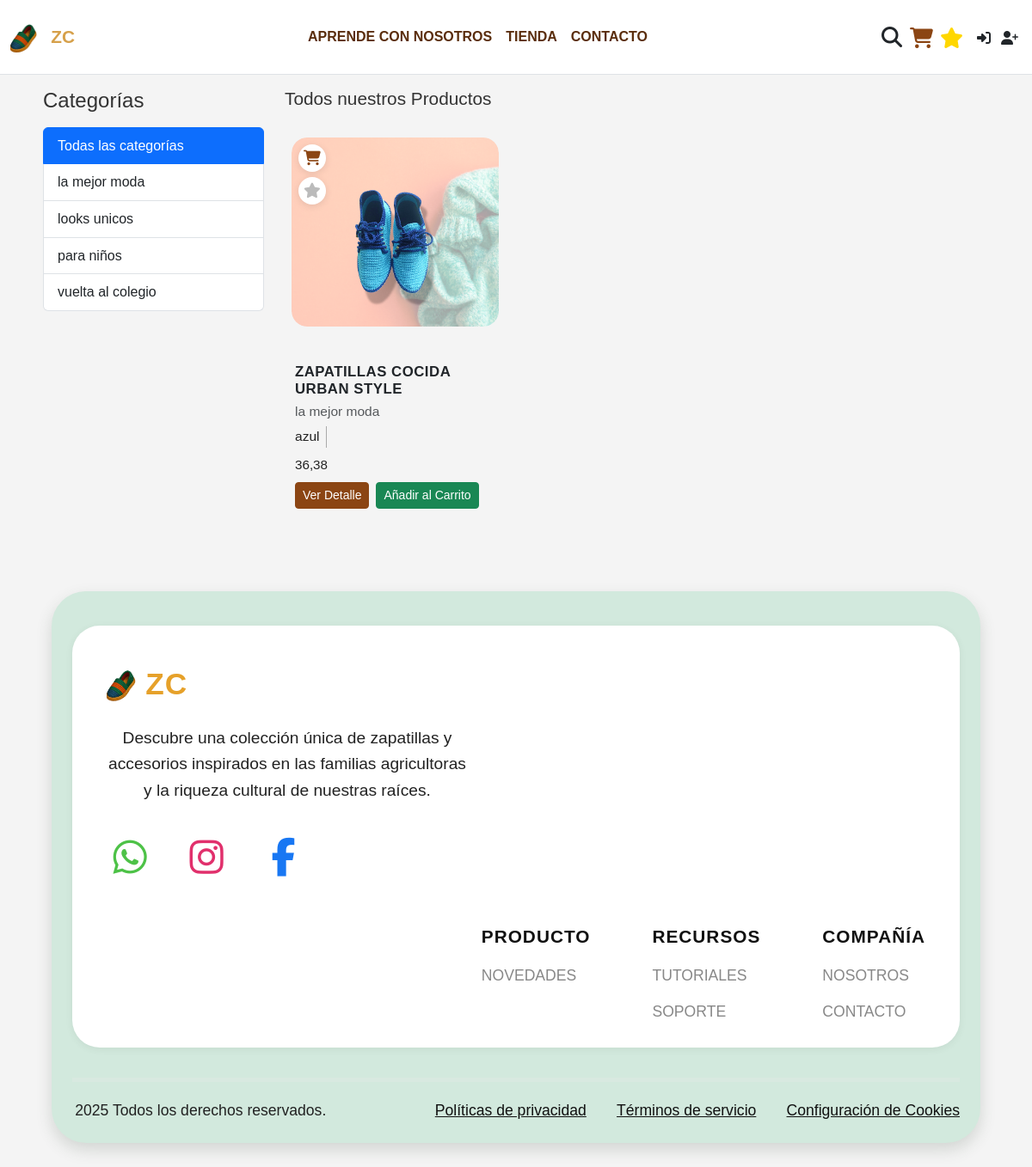
/productos/, run on the app's committed database.
### productos/models.py (models this page shows, shortened)
class Categoria(models.Model):
    nombre = models.CharField(max_length=100, unique=True)
    slug = models.SlugField(max_length=100, unique=True, help_text="URL amigable (ej: zapatos-mujer)")
    descripcion = models.TextField(blank=True, null=True)
    FONDO_CHOICES = [
        ('imagen1defondo.png', 'tarjetas'),
        ('tarjeta1.png', 'tarjeta1'),
        ('tarjeta2.png', 'tarjeta2'),
        ('tarjeta3.png', 'tarjeta3'),
    ]
    imagen_fondo = models.CharField(
        max_length=64,
        choices=FONDO_CHOICES,
        default='fondo.png',
        help_text="Imagen de fondo de la tarjeta (elige una de las imágenes del proyecto)"
    )
    imagen_principal = models.ImageField(upload_to='productos_categoria/', blank=True, null=True, help_text="Imagen principal del producto para mostrar en la tarjeta de la categoría")
    class Meta:
        verbose_name_plural = "Categorías"
        ordering = ['nombre']

class Producto(models.Model):
    categoria = models.ForeignKey(Categoria, related_name='productos', on_delete=models.CASCADE)
    nombre = models.CharField(max_length=200)
    slug = models.SlugField(max_length=200, unique=True, help_text="URL amigable (ej: zapato-flor)")
    descripcion = models.TextField()
    precio = models.DecimalField(max_digits=10, decimal_places=2)
    imagen_principal = models.ImageField(upload_to='productos/', blank=True, null=True, help_text="Imagen principal del producto")
    stock = models.PositiveIntegerField(default=0)
    disponible = models.BooleanField(default=True)
    creado = models.DateTimeField(auto_now_add=True)
    actualizado = models.DateTimeField(auto_now=True)
    FONDO_CHOICES = [
        ('fondo_zapatos_rosados.png', 'Zapatos Rosados'),
        ('tarjeta4.png', 'Tarjeta 4'),
        ('tarjeta5.png', 'Tarjeta 5'),
        ('tarjeta7.png', 'Tarjeta 7'),
        ('tarjeta8.png', 'Tarjeta 8'),
    ]
    imagen_fondo = models.CharField(
        max_length=64,
        choices=FONDO_CHOICES,
        default='fondo_zapatos_rosados.png',
        help_text="Imagen de fondo de la tarjeta del producto (elige una de las imágenes del proyecto)"
    )
    tallas = models.CharField(max_length=120, blank=True, help_text="Ejemplo: 36,37,38,39")
    colores = models.CharField(max_length=120, blank=True, help_text="Ejemplo: Rojo, Azul, Verde")
    class Meta:
        ordering = ['-creado']
        index_together = (('id', 'slug'),)
    def get_absolute_url(self):
        return reverse('productos:detalle_producto', args=[self.id, self.slug])

### productos/views.py (the view)
# urls.py: path('', views.lista_productos, name='lista_productos'),
def lista_productos(request, categoria_slug=None):
    categoria_seleccionada = None
    if categoria_slug:
        categoria_seleccionada = get_object_or_404(Categoria, slug=categoria_slug)
        productos = Producto.objects.filter(disponible=True, categoria=categoria_seleccionada)
        titulo = f"Productos - {categoria_seleccionada.nombre}"
    else:
        productos = Producto.objects.filter(disponible=True)
        titulo = "Todos los Productos"
    categorias = Categoria.objects.all()
    for producto in productos:
        if producto.colores:
            import re
            producto.colores_list = [c.strip() for c in re.split(r',|;|\|', producto.colores) if c.strip()]
        else:
            producto.colores_list = []
    return render(request, 'productos/lista_productos.html', {
        'productos': productos,
        'categorias': categorias,
        'categoria_seleccionada': categoria_seleccionada,
        'titulo_pagina': titulo
    })

### core/context_processors.py (called while the page is built)
def cart_item_count(request):
    cart = request.session.get('cart', {})
    total_items = sum(item_data.get('cantidad', 0) for item_data in cart.values())
    return {'cart_item_count': total_items}

### productos/templates/productos/lista_productos.html (shortened to what this page needs)
{% extends 'core/base.html' %}
{% load static %}
{% block content %}
<div class="container-fluid px-2 py-3">
  <div class="row flex-lg-nowrap flex-wrap">
    <div class="col-12 col-lg-3 mb-3 mb-lg-0">
      <h4 class="mb-3 text-center text-lg-start">Categorías</h4>
      <div class="list-group">
        <a href="{% url 'productos:lista_productos' %}" class="list-group-item list-group-item-action {% if not categoria %}active{% endif %}">Todas las categorías</a>
        {% for cat in categorias %}
        <a href="{% url 'productos:lista_productos_por_categoria' cat.slug %}" class="list-group-item list-group-item-action {% if categoria and categoria.slug == cat.slug %}active{% endif %}">
          {{ cat.nombre }}
        </a>
        {% endfor %}
      </div>
    </div>
    <div class="col-12 col-lg-9">
      <h1 class="mb-4 text-center text-lg-start" style="font-size:1.3rem;">{% if categoria %}{{ categoria.nombre }}{% else %}Todos nuestros Productos{% endif %}</h1>
      {% if productos %}
      <div class="row row-cols-1 row-cols-sm-2 row-cols-md-2 row-cols-lg-3 g-3 g-lg-4">
        {% for producto in productos %}
        <div class="col">
          <div class="card h-100 producto-float position-relative p-2" style="border-radius:1.1rem;">
            <div class="iconos-producto-superior">
              <a href="{% url 'productos:agregar-carrito-simple' producto.id %}" class="icono-carrito" title="Añadir al carrito">
                <i class="fa fa-shopping-cart"></i>
              </a>
              {% with favoritos=request.session.favoritos|default_if_none:"" %}
              <span class="icono-estrella{% if producto.id in favoritos %} favorito-activo{% endif %}" title="Favorito" data-producto-id="{{ producto.id }}">
                <i class="fa fa-star"></i>
              </span>
              {% endwith %}
            </div>
            <div class="contenedor-imagen-producto">
              {% if producto.imagen_principal %}
              <img src="{{ producto.imagen_principal.url }}" class="img-principal-producto" alt="{{ producto.nombre }}" data-bs-toggle="modal" data-bs-target="#modalImagen{{ producto.id }}" style="cursor: zoom-in;">
              {% else %}
              <img src="/static/img/placeholder.png" class="img-principal-producto" alt="Imagen no disponible">
              {% endif %}
            </div>
            <div class="card-body px-1 py-2">
              <h5 class="card-title mb-1 text-center text-lg-start" style="font-size:1.05rem;">{{ producto.nombre }}</h5>
              <p class="card-text text-muted mb-1 text-center text-lg-start" style="font-size:0.97rem;">{{ producto.categoria.nombre }}</p>
              {% if producto.colores_list %}
              <div class="d-flex flex-wrap justify-content-center justify-content-lg-start" style="font-size:0.97rem; color:#222; margin-bottom:8px; gap:6px;">
                {% for color in producto.colores_list %}
                <span style="border-right:1px solid #aaa; padding-right:8px; margin-right:8px;">{{ color }}</span>
                {% endfor %}
              </div>
              {% endif %}
              {% if producto.tallas %}
              <div class="d-flex flex-wrap justify-content-center justify-content-lg-start" style="font-size:0.95rem; color:#222; margin-bottom:8px; gap:6px;">{{ producto.tallas }}</div>
              {% endif %}
              <div class="d-flex flex-column flex-sm-row gap-2 mt-2 justify-content-center justify-content-lg-start">
                <a href="{{ producto.get_absolute_url }}" class="btn btn-sm btn-primary-custom">Ver Detalle</a>
                <a href="{% url 'productos:agregar-carrito-simple' producto.id %}" class="btn btn-sm btn-success">Añadir al Carrito</a>
              </div>
            </div>
          </div>
        </div>
        {% endfor %}
      </div>
      {% else %}
      <p class="alert alert-info text-center">No hay productos disponibles en esta categoría.</p>
      {% endif %}
    </div>
  </div>
</div>
{% endblock content %}

### data on the page
Categoria: nombre "la mejor moda"
Categoria: nombre "looks unicos"
Categoria: nombre "para niños"
Categoria: nombre "vuelta al colegio"
Producto: imagen_principal (picture), nombre "ZAPATILLAS COCIDA URBAN STYLE", categoria.nombre "la mejor moda", colores_list "azul", tallas "36,38"
